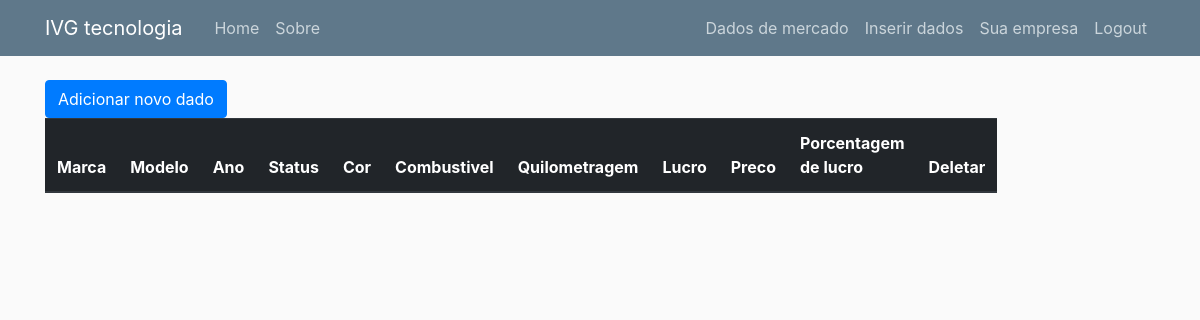
/Data/VisualMerc/ (signed in), run on an earlier commit of the app's database.
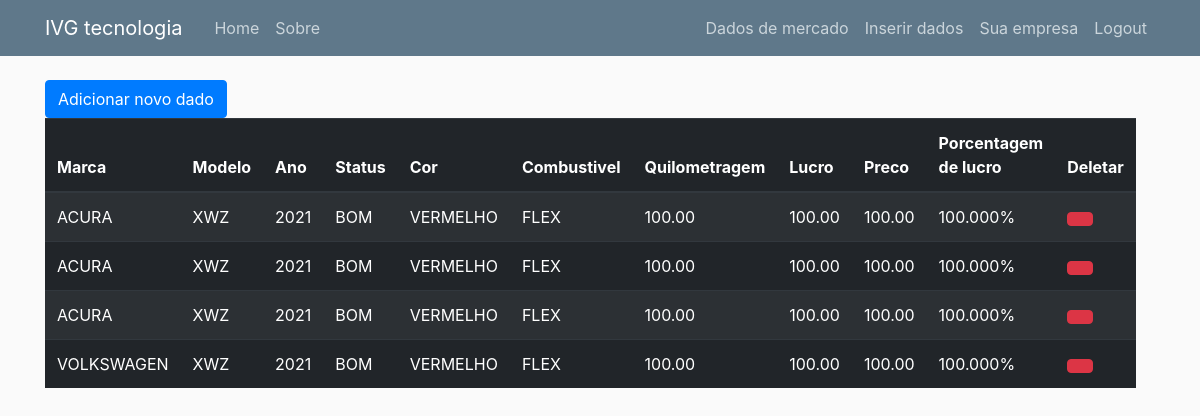
And on a later commit of the database.
### data/models.py (models this page shows)
class DataDB(models.Model):
	marca=models.CharField(max_length = 30,error_messages={'required':'Favor inserir uma marca'})
	modelo=models.CharField(max_length = 60,error_messages={'required':'Favor inserir um modelo'})
	ano=models.IntegerField(
		validators=[MinValueValidator(1960,'Favor inserir acima 1960.'), MaxValueValidator(2023,'Favor inserir abaixo 2023.')],
		error_messages={'required':'Favor inserir uma ano'})
	localidade=models.CharField(max_length = 30)
	status=models.CharField(max_length= 10)
	cor=models.CharField(max_length= 20)
	combustivel=models.CharField(max_length= 15)
	quilometragem=models.DecimalField(max_digits= 10,decimal_places=2,max_length= 12,
		error_messages={'required':'Favor inserir a quilometragem','max_digits':'Favor inserir uma kilometragem menor.','decimal_places':'Favor so por 2 casas decimais.'})
	lucro=models.DecimalField(max_digits= 10,decimal_places=2,max_length= 12,
		error_messages={'required':'Favor inserir o lucro','max_digits':'Favor inserir um lucro menor.','decimal_places':'Favor so por 2 casas decimais.'})
	preco=models.DecimalField(max_digits= 10,decimal_places=2,max_length= 12,
		error_messages={'required':'Favor inserir o lucro','max_digits':'Favor inserir um lucro menor.','decimal_places':'Favor so por 2 casas decimais.'})
	margem_de_lucro=models.DecimalField(max_digits= 10,decimal_places=3,max_length= 12)
	data_postada = models.DateTimeField(default=timezone.now)
	autor = models.ForeignKey(User, on_delete=models.CASCADE)

### data/views.py (the view)
# urls.py: path('VisualMerc/', views.VisualizarMercado, name = 'data-VisualizarMercado'),
@login_required
def VisualizarMercado(request):
	query= DataDB.objects.all()
	return render(request, 'data/visualizarmercado.html', {'query': query})

### data/templates/data/visualizarmercado.html
{% extends "APP_IVG/layout.html" %}
{% block content %}
	<a href="{% url 'data-InsiraDado' %}" class="btn btn-primary">Adicionar novo dado</a></span>
	<table id="bootstrapdatatable" class="table table-striped table-dark" width="100%">
		<thead>
            <th>Marca</th>
            <th>Modelo</th>
            <th>Ano</th>
            <th>Status</th>
            <th>Cor</th>
            <th>Combustivel</th>
            <th>Quilometragem</th>
            <th>Lucro</th>
            <th>Preco</th>
            <th>Porcentagem de lucro</th>
            <th>Deletar</th>
        </thead>
		{% for q in query %}
		<tr>
			<td> {{ q.marca }} </td>
			<td> {{ q.modelo }} </td>
			<td> {{ q.ano }} </td>
			<td> {{ q.status }} </td>
			<td> {{ q.cor }} </td>
			<td> {{ q.combustivel }} </td>
			<td> {{ q.quilometragem }} </td>
			<td> {{ q.lucro }} </td>
			<td> {{ q.preco }} </td>
			<td> {{ q.margem_de_lucro }}%</td>
			<td><a href="{% url 'data-Deletar' q.id %}" class="btn btn-danger"></a></td>
		</tr>
		{% endfor %}
	</table>
{% endblock content %}

What changed in the data, as far as the page shows it:
added DataDB: marca "ACURA", modelo "XWZ", ano "2021", status "BOM", cor "VERMELHO", combustivel "FLEX", quilometragem "100.00", lucro "100.00", preco "100.00", margem_de_lucro "100.000"
added DataDB: marca "ACURA", modelo "XWZ", ano "2021", status "BOM", cor "VERMELHO", combustivel "FLEX", quilometragem "100.00", lucro "100.00", preco "100.00", margem_de_lucro "100.000"
added DataDB: marca "ACURA", modelo "XWZ", ano "2021", status "BOM", cor "VERMELHO", combustivel "FLEX", quilometragem "100.00", lucro "100.00", preco "100.00", margem_de_lucro "100.000"
added DataDB: marca "VOLKSWAGEN", modelo "XWZ", ano "2021", status "BOM", cor "VERMELHO", combustivel "FLEX", quilometragem "100.00", lucro "100.00", preco "100.00", margem_de_lucro "100.000"
